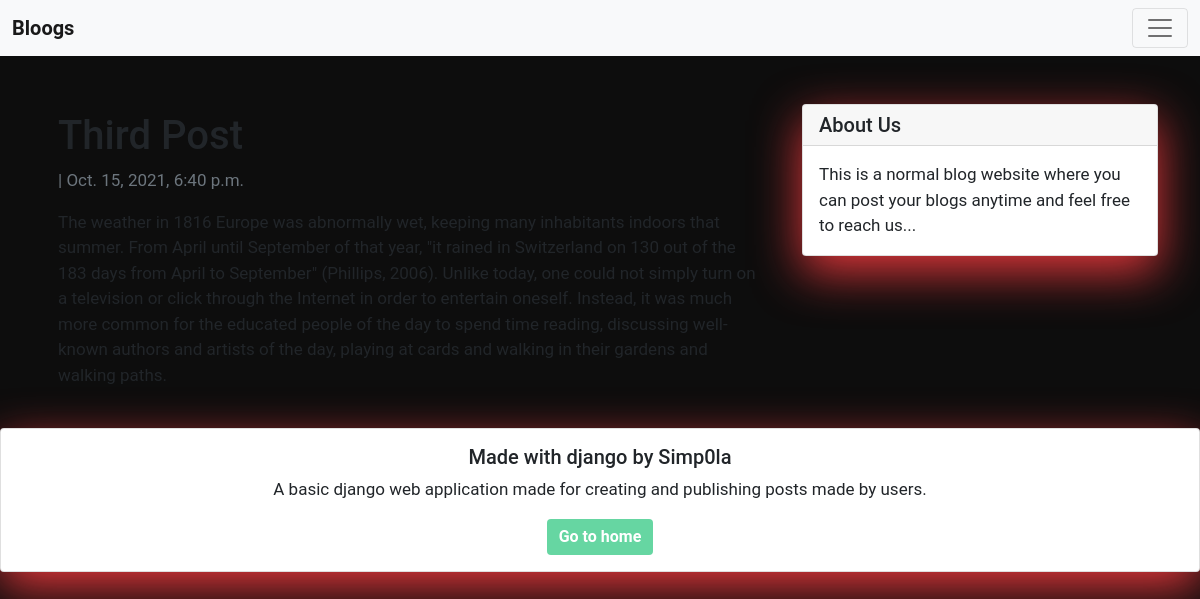
Screenshot of /third-post/ with the database file from the repository.
### blog/models.py (models this page shows, shortened)
class Post(models.Model):
    name = models.CharField('Author Name', max_length=120)
    title = models.CharField(max_length=120, unique=True)
    slug = models.SlugField(max_length=200, unique=True)
    updated_on = models.DateTimeField(auto_now_add=True)
    content = models.TextField()
    created_on = models.DateTimeField(auto_now_add=True)
    status = models.IntegerField(choices=STATUS, default=0)
    class Meta:
        ordering = ['-created_on']

### blog/views.py (the view)
# urls.py: path('<slug:slug>/', views.PostDetail.as_view(), name='post_detail'),
class PostDetail(generic.DetailView):
    model = Post
    template_name = 'post_detail.html'

### templates/post_detail.html (shortened to what this page needs)
{% extends "base.html" %}
{% block content %}
<div class="container">
    <div class="row">
        <div class="col-md-8 mb-4 mt-3 left top">
            <div class="card-body">
                <h1>{% block title %}
                    {{ object.title }}
                    {% endblock title %}
                </h1>
                <p class="text-muted">
                    {{ post.author }} | {{ post.created_on }}
                </p>
                <p class="card-text">
                    {{ object.content | safe }}
                </p>
            </div>
        </div>
        {% block sidebar %}
        <div class="col-md-4 float-right ">
            <div class="card my-4">
                <h5 class="card-header">About Us</h5>
                <div class="card-body">
                    <p class="card-text">This is a normal blog website where you can post your blogs anytime and feel free to reach us... </p>
                </div>
            </div>
        </div>
        {% endblock sidebar %}
    </div>
</div>
{% endblock content %}

### templates/base.html (style rules this page uses)
body { font-family: "Roboto", sans-serif; font-size: 17px; background-color: #0d0d0d; }

### templates/post_detail.html (style rules this page uses)
body { margin-top: 80px; }
.card { box-shadow: 0 16px 48px #e3373b; }

### rows the page displays
Post: title "Third Post", created_on "Oct. 15, 2021, 6:40 p.m.", content "The weather in 1816 Europe was abnormally wet, keeping many inhabitants indoors that summer. From April until September of that year, \"it rained in Switzerland on 130 out of the 183 days from April to September\" (Phillips, 2006). Unlike today, one could not simply turn on a television or click through the Internet in order to entertain oneself. Instead, it was much more common for the educated people of the day to spend time reading, discussing well-known authors and artists of the day, playing at cards and walking in their gardens and walking paths."
